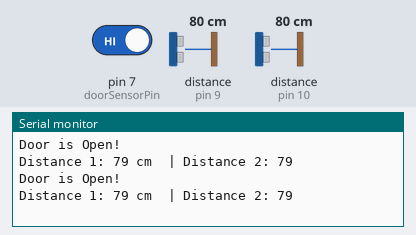
The sketch below on a simulated Arduino Uno, built with avr-gcc and run on an emulated ATmega328P. Shown: the last lines printed to the serial monitor. Wiring (inferred from the names in the program): 2 × ultrasonic range finder: trigger pin 8, echo pin 9 / trigger pin 11, echo pin 10. The inputs (shaded band) are chosen by the test bench; at power-on: pin 7 (doorSensorPin) HIGH, distance to the obstacle (sensors on pin 9, pin 10) 80 cm. The echo pulse lasts 58.3 µs per cm.

Above: at 1.8 s.
1.9 s: pin 7 (doorSensorPin) driven LOW
At 3.4 s:
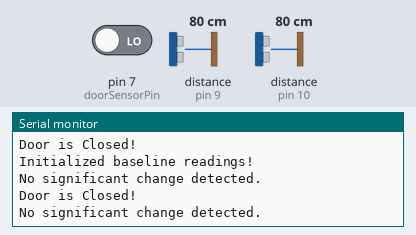
3.5 s: distance to the obstacle (sensor on pin 9) set to 2 cm
At 4.9 s:
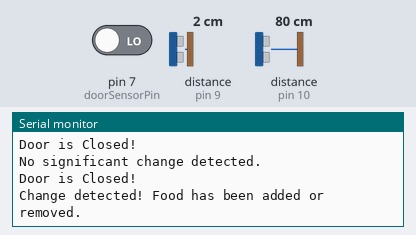
5.5 s: pin 7 (doorSensorPin) driven HIGH
At 6.8 s:
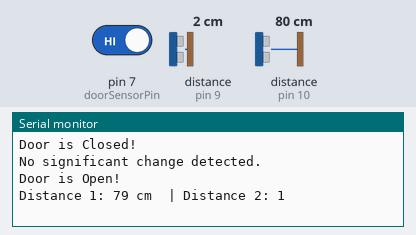
7.0 s: distance to the obstacle (sensor on pin 10) set to 2 cm
At 7.9 s:
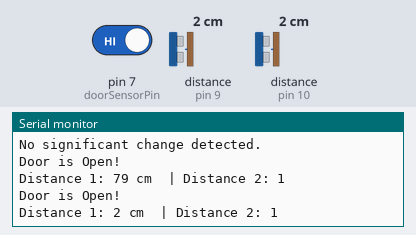
11.1 s: distance to the obstacle (sensor on pin 9) set to 4 cm
At 11.8 s:
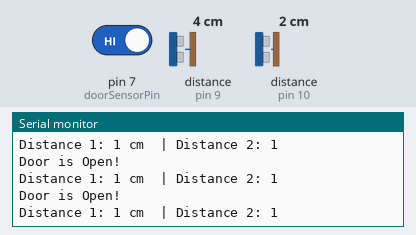
12.6 s: distance to the obstacle (sensor on pin 10) set to 4 cm
At 13.4 s:
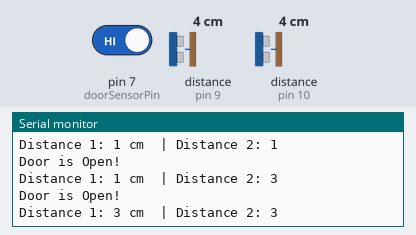
Timing chart, 0 to 15.1 s (numbered marks = the images above; inputs shaded):
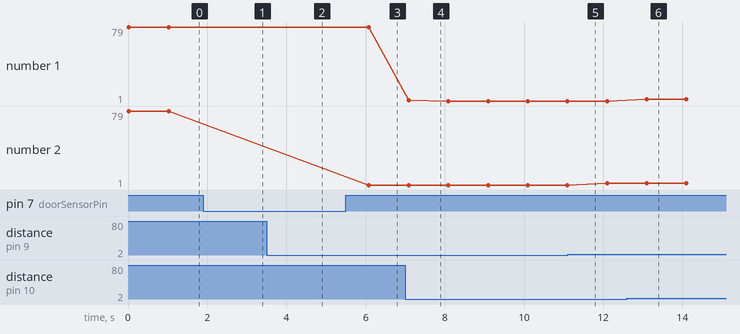

Measured:
- after the input at 1.9 s, the serial monitor: prints a new line after 0.12 s (image 1)
- after the input at 3.5 s, the serial monitor: prints a new line after 0.57 s (image 2)
- after the input at 5.5 s, the serial monitor: prints a new line after 0.57 s (image 3)
- after the input at 7.0 s, the serial monitor: prints a new line after 0.09 s (image 4)
- after the input at 12.6 s, the serial monitor: prints a new line after 0.50 s (image 6)
- plotted number 2: 79 → 1 after the input at 5.5 s, 1 → 3 after the input at 11.1 s

The sketch:

release_sensors.ino
```cpp
#include <DHT.h>

const int dhtPin = 3;        // Pin connected to the DHT11 data pin
const int trigPin1 = 11;     // Pin connected to ultrasonic sensor 1 TRIG
const int echoPin1 = 10;     // Pin connected to ultrasonic sensor 1 ECHO
const int trigPin2 = 8;      // Pin connected to ultrasonic sensor 2 TRIG
const int echoPin2 = 9;      // Pin connected to ultrasonic sensor 2 ECHO
const int doorSensorPin = 7; // Pin connected to the reed switch (door sensor)

DHT dht(dhtPin, DHT11);      // Initialize DHT11 sensor

long duration1, duration2;
int distance1, distance2;
int prevDistance1, prevDistance2; // Baseline readings for comparison
bool doorOpen = false;  // Door open state
bool initialized = false; // Flag for first baseline reading

void setup() {
  Serial.begin(9600);         // Start serial communication
  dht.begin();                // Initialize the DHT sensor
  pinMode(trigPin1, OUTPUT);  // Set TRIG pins as OUTPUT
  pinMode(echoPin1, INPUT);   // Set ECHO pins as INPUT
  pinMode(trigPin2, OUTPUT);
  pinMode(echoPin2, INPUT);
  pinMode(doorSensorPin, INPUT_PULLUP); // Enable internal pull-up resistor for reed switch
}

void loop() {
  // --- Read Door Sensor ---
  doorOpen = (digitalRead(doorSensorPin) == HIGH); // HIGH = Door Open, LOW = Door Closed

  // --- Handle Door Logic ---
  if (doorOpen) {
    Serial.println("Door is Open!");
    readUltrasonicSensors(); // Read sensors actively when door is open
  } else {
    Serial.println("Door is Closed!");

    if (!initialized) {
      // Set initial baseline when the fridge is first closed
      prevDistance1 = readSingleUltrasonic(trigPin1, echoPin1);
      prevDistance2 = readSingleUltrasonic(trigPin2, echoPin2);
      initialized = true;
      Serial.println("Initialized baseline readings!");
    }

    // Check for changes after the door closes
    int newDistance1 = readSingleUltrasonic(trigPin1, echoPin1);
    int newDistance2 = readSingleUltrasonic(trigPin2, echoPin2);

    if (abs(newDistance1 - prevDistance1) > 5 || abs(newDistance2 - prevDistance2) > 5) {
      Serial.println("Change detected! Food has been added or removed.");
    } else {
      Serial.println("No significant change detected.");
    }

    // Update baseline
    prevDistance1 = newDistance1;
    prevDistance2 = newDistance2;
  }

  delay(1000); // Delay for readability
}

// --- Function to Read a Single Ultrasonic Sensor ---
int readSingleUltrasonic(int trigPin, int echoPin) {
  digitalWrite(trigPin, LOW);
  delayMicroseconds(2);  // Wait for 2 microseconds
  digitalWrite(trigPin, HIGH);
  delayMicroseconds(10); // Send 10 microseconds pulse
  digitalWrite(trigPin, LOW);

  long duration = pulseIn(echoPin, HIGH);  // Read the pulse duration from ECHO pin
  int distance = duration * 0.0344 / 2;   // Calculate the distance (in cm)
  return distance;
}

// --- Function to Read Both Ultrasonic Sensors ---
void readUltrasonicSensors() {
  distance1 = readSingleUltrasonic(trigPin1, echoPin1);
  distance2 = readSingleUltrasonic(trigPin2, echoPin2);

  Serial.print("Distance 1: ");
  Serial.print(distance1);
  Serial.print(" cm  | Distance 2: ");
  Serial.println(distance2);
}
```
